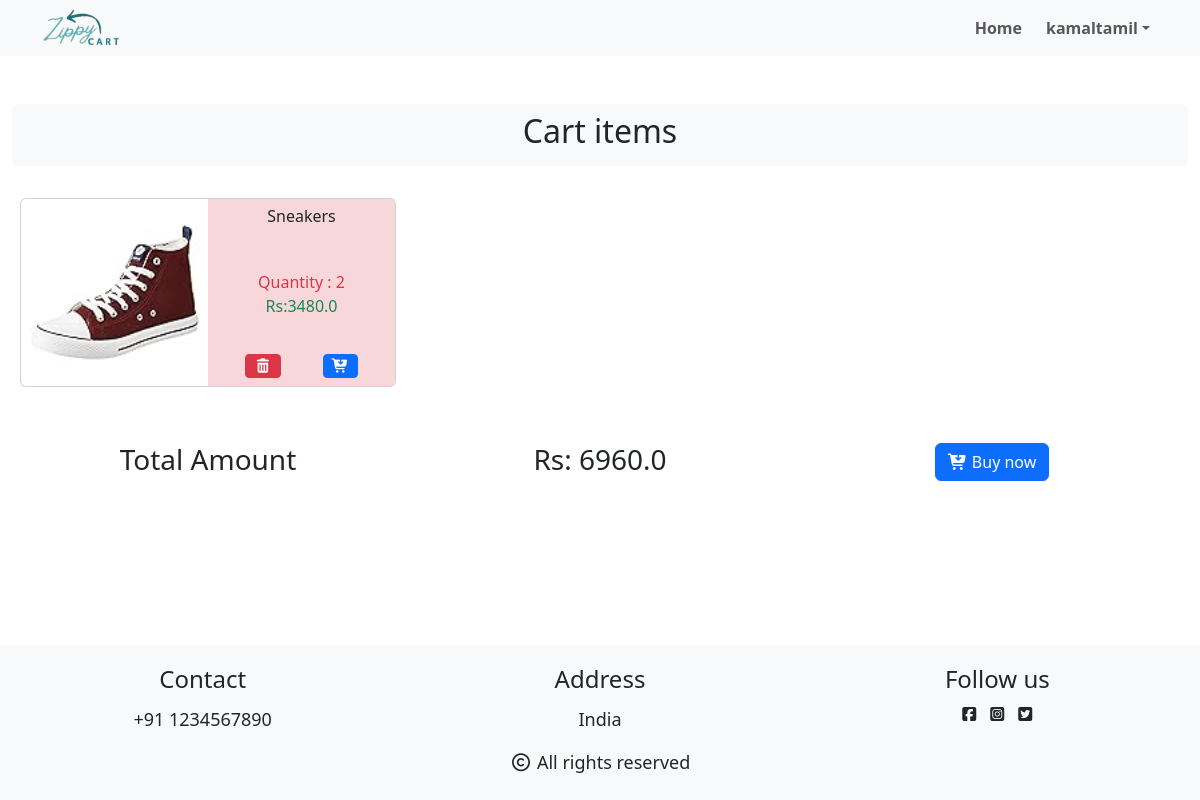
/backend/cart/ (signed in), run on the app's committed database.
### Backend/models.py (models this page shows, shortened)
class Cart(models.Model):
    user = models.ForeignKey(User,on_delete=models.CASCADE)
    product = models.ForeignKey(Products,on_delete=models.CASCADE)
    quantity = models.IntegerField(null=True,blank=True)
    created_at = models.DateTimeField(auto_now_add=True)

class Products(models.Model):
    category = models.ForeignKey(Category,on_delete=models.CASCADE)
    product_name = models.CharField(max_length=150,null=False,blank=False)
    seller =  models.CharField(max_length=100,null=False,blank=False)
    product_image = models.ImageField(upload_to=getfilename,null=True,blank=True)
    quantity = models.IntegerField(null=False,blank=False)
    description = models.TextField(max_length=500,null=True,blank=True)
    original_price = models.FloatField(null=False,blank=False)
    selling_price = models.FloatField(null=False,blank=False)
    status = models.BooleanField(default=False)
    trending = models.BooleanField(default=False)
    created_at = models.DateTimeField(auto_now_add=True)

### Backend/views.py (the view)
# urls.py: path('cart/',CartView.as_view(),name='cart'),
class CartView(LoginRequiredMixin, View):
    login_url = 'register'
    def get(self, request):
        cart =Cart.objects.filter(user=request.user.id).all().order_by('-created_at')
        if cart:
            total_amount = 0
            for item in cart:   total_amount += item.quantity * item.product.selling_price
            return render(request,'cart.html',{'cart':cart,'total':total_amount})
        else:
            messages.warning(request,"Cart is empty")
            return render(request,'cart.html')

### Frontend/templates/cart.html (shortened to what this page needs)
{% extends 'base.html' %}
{% block content %}
    <section class="container-xxl">
        <div class="row text-center rounded-2 p-2 bg-light mb-4 border-4 border-black">
            <h2>Cart items</h2>
        </div>
        {% if cart %}
            <div class="row row-cols-md-3 row-cols-sm-2 row-cols-1">
                {% for item in cart %}
                    <div class="col p-2">
                        <div class="card flex-row h-100">
                            <a href="{% url 'product' item.product.category.name item.product.product_name %}" class="w-50">
                                <img class="card-img d-block p-2 object-fit-contain" src="{{ item.product.product_image.url }}" alt="{{item.product.product_name}}">
                            </a>
                            <div class="card-body py-sm-2 py-1 text-center bg-danger-subtle h-100 d-flex flex-column justify-content-between">
                                <div class="card-title">
                                    <h6>{{item.product.product_name}}</h6>
                                </div>
                                <div class="card-text mb-2">
                                        <p class="price-b text-danger m-0">Quantity : {{item.quantity}}</p>
                                        <p class="price-b text-success m-0">Rs:{{item.product.selling_price}}</p>
                                </div>
                                <div class="d-flex align-items-center justify-content-around">
                                    <form method="post" action="{% url 'deletecart' item.id %}">
                                        <button type="submit" class="btn btn-sm btn-danger"><i class="fa-solid far fa-trash-alt"></i></button>
                                    </form>
                                    <form method="post" action="{% url 'payment' item.product.product_name %}">
                                        <button type="submit" class="btn btn-sm btn-primary"><i class="fa-solid fas fa-cart-arrow-down"></i></button>
                                    </form>
                                </div>
                            </div>
                        </div>
                    </div>
                {% endfor %}
            </div>
            <div class="row row-cols-md-3 row-cols-sm-2 justify-content-sm-around row-cols-1 gap-sm-0 gap-3 fw-bold mt-5 text-center">
                <div class="col"><h3>Total Amount</h3></div>
                <div class="col"><h3>Rs: {{total}}</h3></div>
                <div class="col">
                    <form method="post" action="{% url 'payment' 'buy' %}">
                        <button class="btn btn-primary" type="submit"><i class="fa-solid fas fa-cart-arrow-down"></i> Buy now</button>
                    </form>
                </div>
            </div>
        {% endif %}
    </section>
{% endblock content %}

### Frontend/templates/base.html (shortened to what this page needs)
{% load static %}
<html lang="en">
<head>
    <link href="https://cdn.jsdelivr.net/npm/bootstrap@5.3.8/dist/css/bootstrap.min.css" rel="stylesheet">
    <link rel="stylesheet" href="https://cdnjs.cloudflare.com/ajax/libs/font-awesome/7.0.1/css/all.min.css" />
    <link rel="stylesheet" href="{% static 'css/style.css' %}?v={{STATIC_VERSION}}">
</head>
<body>
    <header>
        <nav class="navbar bg-light navbar-expand-sm py-sm-1 py-0">
            <div class="container">
                <a class="p-0 m-0" href="{% url 'index' %}"><img src="{% static 'images/logo/Logo.png' %}" alt="Zippy Cart" class="navbar-brand" style="height: 48px;"></a>
                <div class="collapse navbar-collapse" id="NavbarCollapse">
                    <ul class="navbar-nav ms-auto gap-2">
                        <li class="nav-item"><a class="nav-link" href="{% url 'index' %}">Home</a></li>
                        {% if request.user.is_authenticated %}
                            <li class="nav-item dropdown">
                                <a class="nav-link dropdown-toggle" data-bs-toggle="dropdown" href="">{{user.username}}</a>
                            </li>
                        {% else %}
                            <li class="nav-item"><a class="nav-link" href="{% url 'login' %}">Login</a></li>
                            <li class="nav-item"><a class="nav-link" href="{% url 'register' %}">Register</a></li>
                            {% endif %}
                    </ul>
                </div>
            </div>
        </nav>
    </header>
    <main class="container-fluid main-page py-5" >
        {% block content %}
        {% endblock content %}
    </main>
    <footer class="container-fluid bg-light p-3 footer">
        <div class="row gap-sm-0 gap-3 text-center">
            <div class="col-sm-4">
                <h4 class="p-1">Contact</h4>
                <p>+91 1234567890</p>
            </div>
            <div class="col-sm-4">
                <h4 class="p-1">Address</h4>
                <p>India</p>
            </div>
            <div class="col-sm-4">
                <h4 class="p-1">Follow us</h4>
                <div class="d-flex justify-content-center gap-2">
                    <a class="nav-link" href=""><i class="fa-brands fa-square-facebook"></i></a>
                    <a class="nav-link" href=""><i class="fa-brands fa-square-instagram"></i></a>
                    <a class="nav-link" href=""><i class="fa-brands fa-square-twitter"></i></a>
                </div>
            </div>
            <div class="col-12">
                <p><i class="fa-regular fa-copyright"></i> All rights reserved</p>
            </div>
        </div>
    </footer>
</body>
</html>

### static/css/style.css (style rules this page uses)
* { margin: 0; padding: 0; box-sizing: border-box; }
.nav-link { font-weight: 600; }
p { font-size: clamp(.75rem,1.5vw,1.25rem); }
.card-title { font-size: 0.75rem; font-weight: 700; }
.price-b { font-size: clamp(0.75rem,1.5vw,1rem); }
.main-page { min-height: calc(100vh - (155px + 56px)); }
.footer { height: 155px; }

### data on the page
Cart: product.product_image (picture), product.product_name "Sneakers", quantity "2", product.selling_price "3480.0"

### other printed values
{{ user.username }} "kamaltamil"
{{ total }} "6960.0"
